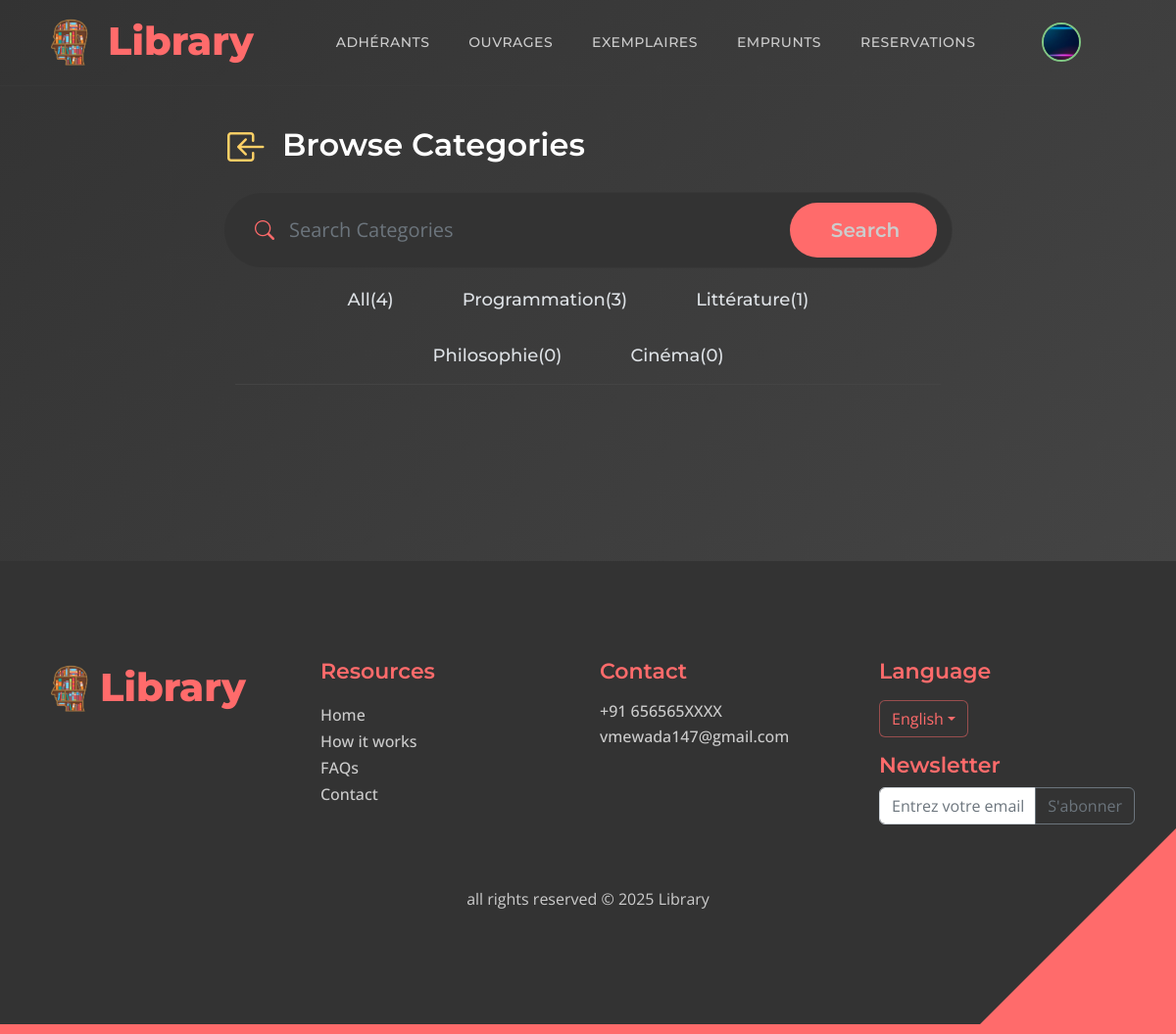
Page /categories/ (signed in) on the committed database.
### adherants/models.py (models this page shows, shortened)
class Profile(models.Model):
    user = models.OneToOneField(User, on_delete=models.CASCADE, null=True, blank=True)
    prenom = models.CharField(max_length=255, blank=True, null=True)
    nom = models.CharField(max_length=255, blank=True, null=True)
    email = models.EmailField(max_length=500, blank=True, null=True)
    username = models.CharField(max_length=200, blank=True, null=True)
    CNI = models.CharField(max_length=200, blank=True, null=True)
    profile_image = models.ImageField(null=True, blank=True, upload_to='profiles/', default="profiles/user-default.png")
    departement = models.CharField(max_length=200, blank=True, null=True)
    filiere = models.CharField(max_length=200, blank=True, null=True)
    CNE = models.CharField(max_length=200, blank=True, null=True)
    semestre = models.CharField(max_length=200, blank=True, null=True)
    sexe = models.CharField(max_length=200, blank=True, null=True)
    phonenumber = models.CharField(max_length=200, blank=True, null=True)
    created = models.DateTimeField(auto_now_add=True)
    id = models.UUIDField(default=uuid.uuid4, unique=True,
                          primary_key=True, editable=False)

### ouvrages/models.py (models this page shows, shortened)
class Categorie(models.Model):
    name = models.CharField(max_length=200)
    id = models.UUIDField(default=uuid.uuid4, unique=True, primary_key=True, editable=False)

### ouvrages/views.py (the view)
# urls.py: path('categories/', views.categories, name="categories"),
def categories(request):
    keyword = request.GET.get('q') if request.GET.get('q') != None else ''
    categories = Categorie.objects.filter(
        Q(name__icontains=keyword)
    )
    categorie_count = categories.count()
    context = {'categories': categories}
    return render(request, 'ouvrages/categories.html', context)

### ouvrages/templates/ouvrages/categories.html
{% extends 'main.html' %}
{% block content %}
<section class="hero-section d-flex justify-content-center align-items-center" style="padding-top: 120px;padding-bottom: 140px;">
    <section class="container">
        <div class="row">
            <div class="col-lg-8 col-12 mx-auto d-flex flex-row justify-content-start align-items-center">
                <a href="{% url 'ouvrages:browse'%}" class="custom-icon bi-box-arrow-in-left smoothscroll align-self-center mb-1" style="font-size: 2.5rem"></a>
                <h3 class="text-white ms-3">Browse Categories</h3>
            </div>
        </div>
        <div class="col-lg-8 col-12 mx-auto">
        <form method="GET"  action="{% url 'ouvrages:browse' %}" class="custom-form mt-2 pt-1 pb-1 mb-lg-0 mb-2" role="search">
            <div class="input-group input-group-lg">
                <span class="input-group-text bi-search">
                </span>
                <input name="q" type="search" class="form-control" id="q" placeholder="Search Categories" aria-label="Search">
                <button type="submit" class="form-control">Search</button>
            </div>
        </form>
        <div class="container-fluid">
            <div class="col">
                <ul class="nav nav-tabs" id="myTab" role="tablist">
                    <li class="nav-item" role="presentation">
                      <a class="nav-link" style="color: #dee2e6" aria-selected="false" href="{% url 'ouvrages:browse' %}#main">All<span>({{categories.count}})</span></a>
                    </li>
                       {% for categorie in categories %}
                      <li class="nav-item" role="presentation">
                          <a class="nav-link" style="color: #dee2e6" aria-selected="false" href="{% url 'ouvrages:browse' %}?keyword={{categorie.name}}">{{ categorie.name }}<span>({{categorie.ouvrage_set.all.count}})</span></a>
                      </li>
                      {% endfor %}
                  </ul>
            </div>
        </div>
      </div>
</section>
{% endblock content %}

### templates/navbar.html (shortened to what this page needs)
{% load static %}
<nav class="navbar navbar-expand-lg">
    <div class="container">
        <a class="navbar-brand" href="{% url 'ouvrages:index'%}#section_1">
            <div class="d-flex justify-content-around align-content-center">
                <img src="{% static 'images/logoo.png'%}" class="navbar-logo"/>
                <h6 class="navbar-title">Library</h6>
            </div>
        </a>
        <div class="collapse navbar-collapse" id="navbarNav">
            <ul class="navbar-nav ms-lg-5">
                {% if user.is_staff %}
                <li class="nav-item">
                    <a class="nav-link click-scroll" href="{% url 'profiles'%}">Adhérants</a>
                </li>
                <li class="nav-item">
                    <a class="nav-link click-scroll" href="{% url 'ouvrages:browse'%}">Ouvrages</a>
                </li>
                <li class="nav-item">
                    <a class="nav-link click-scroll" href="{% url 'ouvrages:exemplaires' %}">Exemplaires</a>
                </li>
                <li class="nav-item">
                    <a class="nav-link click-scroll" href="{% url 'ouvrages:emprunt' %}">Emprunts</a>
                </li>
                <li class="nav-item">
                    <a class="nav-link click-scroll" href="{% url 'ouvrages:list_reservations' %}">Reservations</a>
                </li>
                {%endif%}
            </ul>
            <div class="d-none d-lg-block ms-lg-4">
                <div class="nav-item dropdown">
                    {% if user.is_authenticated %}
                        <a href="#" class="ms-lg-4" id="navbarLightDropdownMenuLink" role="button" data-bs-toggle="dropdown" aria-expanded="false">
                            <img src="{{ user.profile.profile_image.url }}" class="avatar avatar-sm nav-link navbar-icon bi-person smoothscroll">
                        </a>
                    {% else %}
                        <a class="nav-link navbar-icon bi-person smoothscroll ms-lg-4" href="#" id="navbarLightDropdownMenuLink" role="button" data-bs-toggle="dropdown" aria-expanded="false">
                        </a>
                    {% endif %}
                </div>
            </div>
        </div>
    </div>
</nav>

### static/css/templatemo-topic-listing.css (style rules this page uses)
:root { --white-color: #CCCCCC; --primary-color: #FF6B6B; --secondary-color: #FFD166; --section-bg-color: #333333; --custom-btn-bg-color: #FF6B6B; --custom-btn-bg-hover-color: #FFD166; --dark-color: #FF6B6B; --p-color: #CCCCCC; --border-color: #444444; --link-hover-color: #FFD166; --body-font-family: 'Open Sans', sans-serif; --title-font-family: 'Montserrat', sans-serif; --h1-font-size: 58px; --h2-font-size: 46px; --h3-font-size: 32px; --h4-font-size: 28px; --h5-font-size: 24px; --h6-font-size: 22px; --p-font-size: 20px; --menu-font-size: 14px; --btn-font-size: 18px; --copyright-font-size: 16px; --border-radius-large: 100px; --border-radius-medium: 20px; --border-radius-small: 10px; --font-weight-normal: 400; --font-weight-medium: 500; --font-weight-semibold: 600; --font-weight-bold: 700; }
body { background-color: #333333; font-family: var(--body-font-family); color: var(--white-color); }
h2, h3, h4, h5, h6 { color: var(--dark-color); }
h1, h2, h3, h4, h5, h6 { font-family: var(--title-font-family); font-weight: var(--font-weight-semibold); }
h3 { font-size: var(--h3-font-size); }
h6 { color: var(--primary-color); font-size: var(--h6-font-size); }
ul li { color: var(--p-color); font-size: var(--p-font-size); font-weight: var(--font-weight-normal); }
a, button { touch-action: manipulation; transition: all 0.3s; }
a { display: inline-block; color: var(--primary-color); text-decoration: none; }
.nav-tabs { border-bottom: 1px solid #444444; margin-bottom: 40px; justify-content: center; }
.nav-tabs .nav-link { border-radius: 0; border-top: 0; border-right: 0; border-left: 0; color: var(--p-color); font-family: var(--title-font-family); font-size: var(--btn-font-size); font-weight: var(--font-weight-medium); padding: 15px 25px; transition: all 0.3s; }
.nav-tabs .nav-link:first-child { margin-right: 20px; }
.custom-icon { color: var(--secondary-color); }
.navbar { background: transparent; border-bottom: 1px solid rgba(68, 68, 68, 0.2); z-index: 9; }
.navbar-brand, .navbar-brand:hover { font-size: var(--h3-font-size); font-weight: var(--font-weight-bold); display: block; color: var(--white-color); }
.navbar-expand-lg .navbar-nav .nav-link { border-radius: var(--border-radius-large); margin: 10px; padding: 10px; }
.navbar-nav .nav-link { display: inline-block; color: var(--white-color); font-family: var(--title-font-family); font-size: var(--menu-font-size); font-weight: var(--font-weight-medium); text-transform: uppercase; letter-spacing: 0.5px; position: relative; padding-top: 15px; padding-bottom: 15px; }
.navbar-icon { background: rgba(68, 68, 68, 0.2); border-radius: var(--border-radius-large); display: inline-block; font-size: var(--h5-font-size); width: 40px; height: 40px; line-height: 40px; text-align: center; transition: all 0.3s ease; color: var(--primary-color); border: 1px solid rgba(68, 68, 68, 0.5); }
.hero-section { background: linear-gradient(135deg, #333333 0%, #444444 100%); position: relative; overflow: hidden; padding-top: 150px; padding-bottom: 150px; }
.hero-section .input-group { background-color: #333333; border-radius: var(--border-radius-large); padding: 10px 15px; border: 1px solid rgba(68, 68, 68, 0.3); }
.hero-section .input-group-text { background-color: transparent; border: 0; color: var(--primary-color); }
.hero-section input[type="search"] { border: 0; box-shadow: none; margin-bottom: 0; padding-left: 0; background: transparent; color: var(--white-color); }
.hero-section button[type="submit"] { background-color: var(--primary-color); border: 0; border-radius: var(--border-radius-large) !important; color: var(--white-color); max-width: 150px; transition: all 0.3s; }
.custom-form .form-control { background-color: #333333; border: 1px solid rgba(255, 107, 107, 0.3); border-radius: var(--border-radius-large); color: var(--white-color); margin-bottom: 24px; padding-top: 13px; padding-bottom: 13px; padding-left: 20px; outline: none; }
.custom-form button[type="submit"] { background: var(--custom-btn-bg-color); border: none; border-radius: var(--border-radius-large); color: var(--white-color); font-family: var(--title-font-family); font-size: var(--p-font-size); font-weight: var(--font-weight-semibold); transition: all 0.3s; margin-bottom: 0; }

### static/css/style.css (style rules this page uses)
.avatar { border-radius: 50%; border: 2px solid #81C784; object-fit: cover; }
.navbar-logo { height: 60px; width: auto; margin-top: auto; margin-right: 0.5rem; }
.navbar-title { margin-top: 0.3rem; font-size: 2.5rem; font-weight: 800; }

### rows in the picture
Categorie: name "Programmation", ouvrage_set.all.count "3"
Categorie: name "Littérature", ouvrage_set.all.count "1"
Categorie: name "Philosophie", ouvrage_set.all.count "0"
Categorie: name "Cinéma", ouvrage_set.all.count "0"

### other values in the picture
{{ categories.count }} "4"
